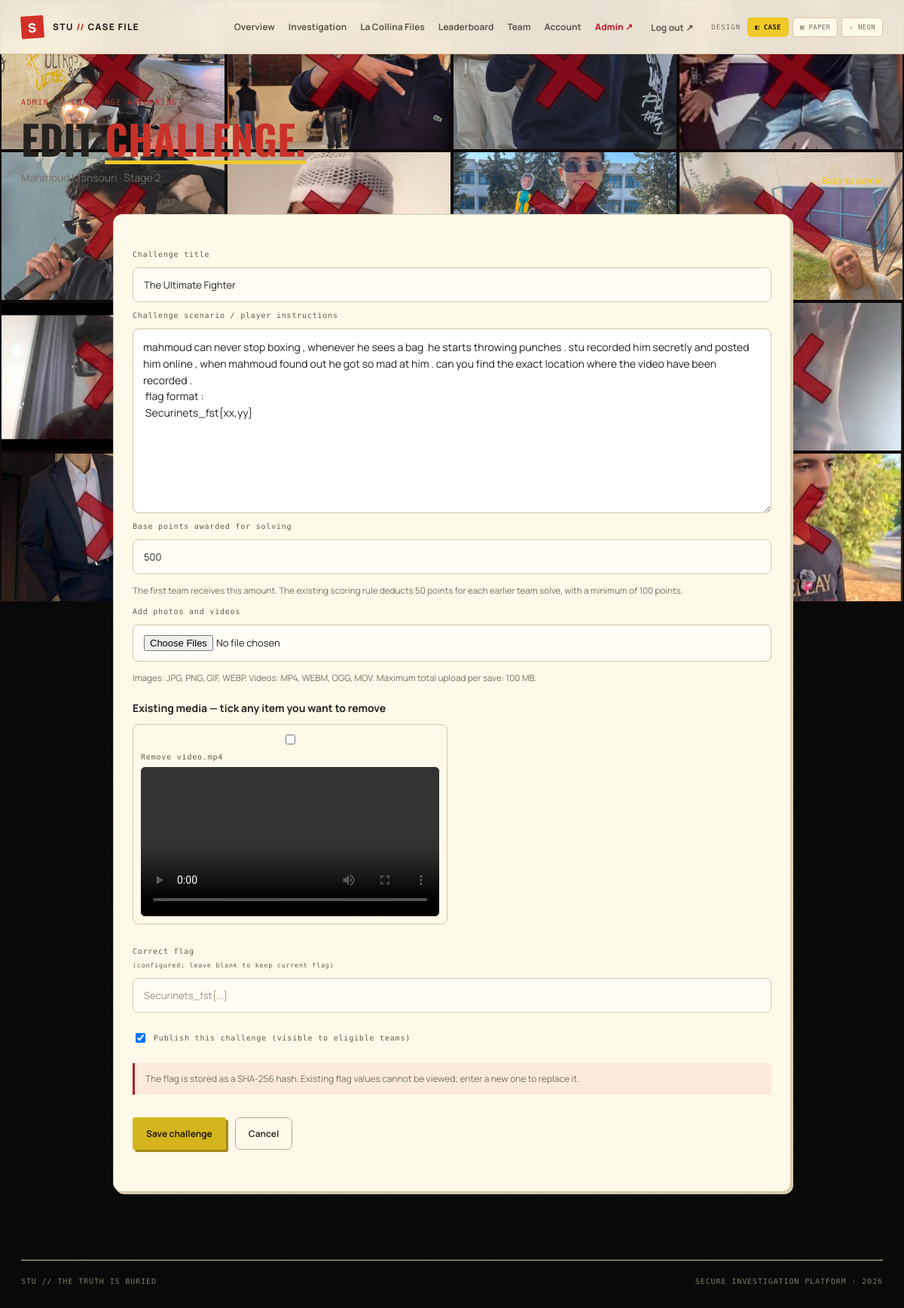
The app's page /admin/challenges/2 (signed in) with its own data.
### tables this page shows
CREATE TABLE suspects (
      character_key TEXT PRIMARY KEY,
      name TEXT NOT NULL,
      description TEXT NOT NULL DEFAULT '',
      icon TEXT NOT NULL DEFAULT '♟',
      hint TEXT NOT NULL DEFAULT ''
    );

CREATE TABLE challenges (
      id INTEGER PRIMARY KEY AUTOINCREMENT,
      character_key TEXT NOT NULL,
      slot INTEGER NOT NULL CHECK(slot BETWEEN 1 AND 3),
      title TEXT NOT NULL,
      description TEXT NOT NULL DEFAULT '',
      points INTEGER NOT NULL DEFAULT 500,
      flag_hash TEXT,
      active INTEGER NOT NULL DEFAULT 0,
      UNIQUE(character_key, slot)
    );

CREATE TABLE challenge_media (
      id INTEGER PRIMARY KEY AUTOINCREMENT,
      challenge_id INTEGER NOT NULL REFERENCES challenges(id) ON DELETE CASCADE,
      filename TEXT NOT NULL,
      media_type TEXT NOT NULL CHECK(media_type IN ('image','video')),
      original_name TEXT NOT NULL,
      created_at TEXT NOT NULL DEFAULT CURRENT_TIMESTAMP
    );

### app.py (the view, shortened to what this page needs)
@app.route("/admin/challenges/<int:challenge_id>", methods=["GET", "POST"])
@admin_required
def admin_edit_challenge(challenge_id):
    ch = db().execute("SELECT * FROM challenges WHERE id=?", (challenge_id,)).fetchone()
    if not ch:
        abort(404)
    upload_dir = os.path.join(APP_DIR, "static", "uploads")
    os.makedirs(upload_dir, exist_ok=True)
    media = db().execute("SELECT * FROM challenge_media WHERE challenge_id=? ORDER BY id", (challenge_id,)).fetchall()
    suspect = db().execute("SELECT name FROM suspects WHERE character_key=?", (ch["character_key"],)).fetchone()
    return render_template("admin_challenge.html", challenge=ch, media=media, suspect_name=suspect["name"] if suspect else ch["character_key"])

### app.py (called while the page is built)
def db():
    if "db" not in g:
        g.db = sqlite3.connect(DB_PATH)
        g.db.row_factory = sqlite3.Row
        g.db.execute("PRAGMA foreign_keys = ON")
        g.db.execute("PRAGMA busy_timeout = 5000")
    return g.db

def current_user():
    uid = session.get("user_id")
    if not uid:
        return None
    return db().execute("SELECT * FROM users WHERE id=?", (uid,)).fetchone()

def login_required(fn):
    @wraps(fn)
    def wrapped(*args, **kwargs):
        if not current_user():
            return redirect(url_for("login"))
        return fn(*args, **kwargs)
    return wrapped

def csrf_token():
    if "_csrf" not in session:
        session["_csrf"] = secrets.token_urlsafe(32)
    return session["_csrf"]

@app.context_processor
def inject_globals():
    photos_dir = os.path.join(APP_DIR, "static", "stu_photos")
    photos = sorted([name for name in os.listdir(photos_dir) if name.lower().endswith((".jpg", ".jpeg", ".png", ".webp"))]) if os.path.isdir(photos_dir) else []
    return {"me": current_user(), "csrf_token": csrf_token,
            "is_admin": bool(current_user() and current_user()["is_admin"]),
            "stu_photos": photos}

@app.before_request
def csrf_protect():
    if request.method == "POST":
        token = request.form.get("_csrf") or request.headers.get("X-CSRF-Token")
        if not token or not hmac.compare_digest(token, session.get("_csrf", "")):
            abort(400, "Invalid or missing security token. Refresh and try again.")

def admin_required(fn):
    @wraps(fn)
    @login_required
    def wrapped(*args, **kwargs):
        user = current_user()
        if not user or not user["is_admin"]:
            abort(403)
        return fn(*args, **kwargs)
    return wrapped

### templates/admin_challenge.html
{% extends "base.html" %}{% block title %}Edit Challenge · STU Admin{% endblock %}{% block content %}
<div class="page-heading"><div><div class="eyebrow">ADMIN // CHALLENGE AUTHORING</div><h1>Edit <em>challenge.</em></h1><p class="muted">{{ suspect_name }} · Stage {{ challenge.slot }}</p></div><a class="text-link" href="{{ url_for('admin_dashboard') }}#challenges">← Back to admin</a></div>
<form method="post" enctype="multipart/form-data" class="panel admin-editor"><input type="hidden" name="_csrf" value="{{ csrf_token() }}">
<div class="form-stack"><label for="title">Challenge title</label><input id="title" name="title" maxlength="100" required value="{{ challenge.title }}">
<label for="description">Challenge scenario / player instructions</label><textarea id="description" name="description" rows="10" placeholder="Example: Emna lost her phone... Write the scenario, clues, and submission instructions here.">{{ challenge.description }}</textarea>
<label for="points">Base points awarded for solving</label><input id="points" name="points" type="number" min="100" max="10000" step="50" required value="{{ challenge.points }}"><small class="muted">The first team receives this amount. The existing scoring rule deducts 50 points for each earlier team solve, with a minimum of 100 points.</small>
<label for="media">Add photos and videos</label><input id="media" name="media" type="file" multiple accept="image/jpeg,image/png,image/gif,image/webp,video/mp4,video/webm,video/ogg,video/quicktime"><small class="muted">Images: JPG, PNG, GIF, WEBP. Videos: MP4, WEBM, OGG, MOV. Maximum total upload per save: 100 MB.</small>
{% if media %}<div class="media-admin-grid"><strong>Existing media — tick any item you want to remove</strong>{% for item in media %}<label class="media-admin-item"><input type="checkbox" name="delete_media" value="{{ item.id }}"> Remove {{ item.original_name }}{% if item.media_type == 'image' %}<img src="{{ url_for('static', filename='uploads/' ~ item.filename) }}" alt="{{ item.original_name }}">{% else %}<video src="{{ url_for('static', filename='uploads/' ~ item.filename) }}" controls preload="metadata"></video>{% endif %}</label>{% endfor %}</div>{% endif %}
<label for="flag">Correct flag {% if challenge.flag_hash %}<small>(configured; leave blank to keep current flag)</small>{% else %}<small>(not configured)</small>{% endif %}</label><input id="flag" name="flag" type="text" autocomplete="off" placeholder="Securinets_fst{...}">
<label class="admin-check"><input type="checkbox" name="active" value="1" {% if challenge.active %}checked{% endif %}> Publish this challenge (visible to eligible teams)</label>
<div class="admin-warning">The flag is stored as a SHA-256 hash. Existing flag values cannot be viewed; enter a new one to replace it.</div><div class="admin-actions"><button class="btn primary" type="submit">Save challenge</button><a class="btn outline" href="{{ url_for('admin_dashboard') }}#challenges">Cancel</a></div></div></form>
{% endblock %}

### records on screen
suspects: name "Mahmoud Mansouri"
challenges: slot "2", title "The Ultimate Fighter", description "mahmoud can never stop boxing , whenever he sees a bag he starts throwing punches . stu recorded him secretly and posted him online , when mahmoud found out he got so mad at him . can you find the exact location where the video have been recorded . flag format : Securinets_fst{xx,yy}", points "500", active "☑"
challenge_media: original_name "video.mp4"
